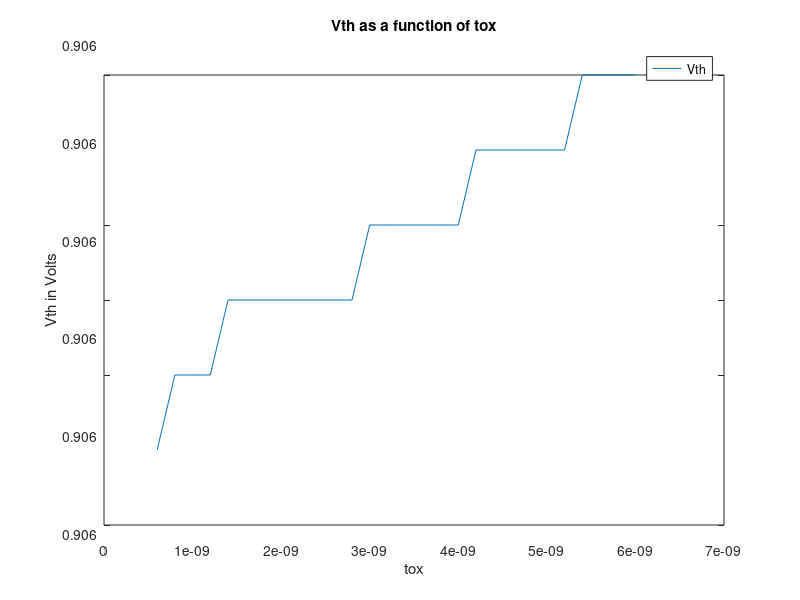

Here is the MATLAB script that generated this plot:
m = 9.1.*10.^(-31);
k = 1.38.*10.^(-23);
T = 300;
h = (6.62.*10.^(-34));
Eg = 1.868.*10.^(-19)-(7.578.*10.^(-23).*T.^2)./(636+T)
PhiM = 8.*10.^(-19);
Na = (10.^(23));
e0 = 8.854.*10.^(-12);
Ks = 11.7;
x = 6.49.*10.^(-19);
q = 1.6.*10.^(-19);
tox = (.6.*10.^(-9)):(.2.*10.^(-9)):((6.*10.^(-9)))
sNcNv = 2.*((2.*pi.*k.*T./(h.^2)).^1.5).*((1.1.*m.*.5.*m).^(3./4))
ni = sNcNv.*exp(-Eg/(2.*k.*T))
PhiF = (k.*T).*log(Na./ni)
PhiS = abs(x+(Eg./2)+PhiF)
Vth = (abs(PhiM-PhiS)./q)+2.*PhiF./q+sqrt(4.*q.*tox.*Na.*PhiF./(Ks.*e0));
plot(tox,Vth)
xlabel('tox')
ylabel('Vth in Volts')
title('Vth as a function of tox')
legend('Vth')
